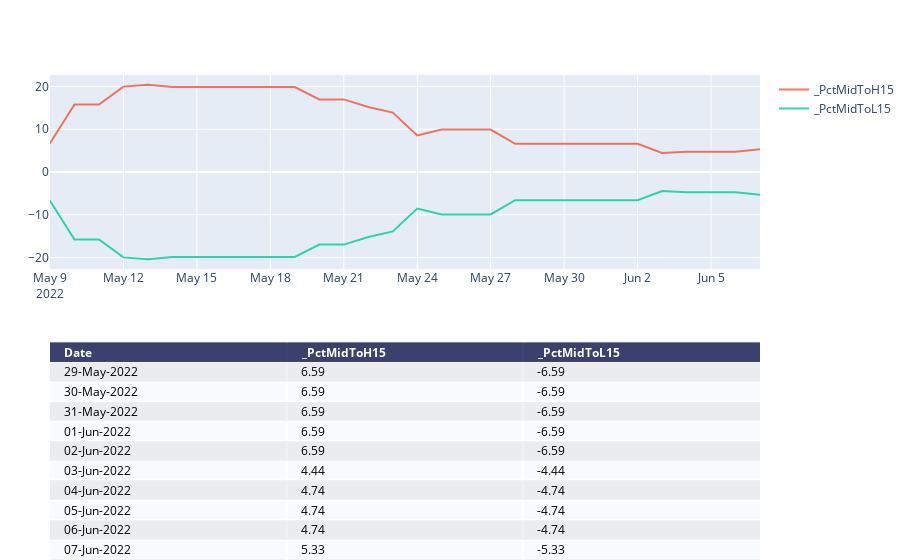

Notebook source saved alongside this figure:
### Code cell
chartTitle3=f"{symbol}_PCT-Mid-HH"
print(chartTitle1)
# colsToPlot=[  x for  x  in list_cols if x.startswith('_X') and ( x.startswith('_XMid')==False) ]
colsToPlot=[  x for  x  in list_cols if x.startswith('_PctMidTo') ]
fig=manage_chart(df,colsToPlot,"",'')

pio.write_image(fig, f"{report_path}\\{chartTitle3}.png")
fig

### Figure 1 — Plotly figure (JSON) as saved in the notebook; plotly's stock layout.template omitted (floating-point values rounded to 4 significant figures)
{"data": [{"colorscale": [[0, "#00083e"], [0.5, "#ededee"], [1, "#ffffff"]], "hoverinfo": "none", "opacity": 0.75, "showscale": false, "type": "heatmap", "z": [[0, 0, 0], [0.5, 0.5, 0.5], [1, 1, 1], [0.5, 0.5, 0.5], [1, 1, 1], [0.5, 0.5, 0.5], [1, 1, 1], [0.5, 0.5, 0.5], [1, 1, 1], [0.5, 0.5, 0.5], [1, 1, 1]]}, {"name": "_PctMidToH15", "opacity": 0.8, "type": "scatter", "x": ["2022-05-09T00:00:00", "2022-05-10T00:00:00", "2022-05-11T00:00:00", "2022-05-12T00:00:00", "2022-05-13T00:00:00", "2022-05-14T00:00:00", "2022-05-15T00:00:00", "2022-05-16T00:00:00", "2022-05-17T00:00:00", "2022-05-18T00:00:00", "2022-05-19T00:00:00", "2022-05-20T00:00:00", "2022-05-21T00:00:00", "2022-05-22T00:00:00", "2022-05-23T00:00:00", "2022-05-24T00:00:00", "2022-05-25T00:00:00", "2022-05-26T00:00:00", "2022-05-27T00:00:00", "2022-05-28T00:00:00", "2022-05-29T00:00:00", "2022-05-30T00:00:00", "2022-05-31T00:00:00", "2022-06-01T00:00:00", "2022-06-02T00:00:00", "2022-06-03T00:00:00", "2022-06-04T00:00:00", "2022-06-05T00:00:00", "2022-06-06T00:00:00", "2022-06-07T00:00:00"], "xaxis": "x2", "y": [6.71, 15.78, 15.78, 19.98, 20.43, 19.89, 19.89, 19.89, 19.89, 19.89, 19.89, 16.99, 16.99, 15.21, 13.91, 8.57, 9.93, 9.93, 9.93, 6.59, 6.59, 6.59, 6.59, 6.59, 6.59, 4.44, 4.74, 4.74, 4.74, 5.33], "yaxis": "y2"}, {"name": "_PctMidToL15", "opacity": 0.8, "type": "scatter", "x": ["2022-05-09T00:00:00", "2022-05-10T00:00:00", "2022-05-11T00:00:00", "2022-05-12T00:00:00", "2022-05-13T00:00:00", "2022-05-14T00:00:00", "2022-05-15T00:00:00", "2022-05-16T00:00:00", "2022-05-17T00:00:00", "2022-05-18T00:00:00", "2022-05-19T00:00:00", "2022-05-20T00:00:00", "2022-05-21T00:00:00", "2022-05-22T00:00:00", "2022-05-23T00:00:00", "2022-05-24T00:00:00", "2022-05-25T00:00:00", "2022-05-26T00:00:00", "2022-05-27T00:00:00", "2022-05-28T00:00:00", "2022-05-29T00:00:00", "2022-05-30T00:00:00", "2022-05-31T00:00:00", "2022-06-01T00:00:00", "2022-06-02T00:00:00", "2022-06-03T00:00:00", "2022-06-04T00:00:00", "2022-06-05T00:00:00", "2022-06-06T00:00:00", "2022-06-07T00:00:00"], "xaxis": "x2", "y": [-6.71, -15.78, -15.78, -19.98, -20.43, -19.89, -19.89, -19.89, -19.89, -19.89, -19.89, -16.99, -16.99, -15.21, -13.91, -8.57, -9.93, -9.93, -9.93, -6.59, -6.59, -6.59, -6.59, -6.59, -6.59, -4.44, -4.74, -4.74, -4.74, -5.33], "yaxis": "y2"}], "layout": {"annotations": [{"align": "left", "font": {"color": "#ffffff"}, "showarrow": false, "text": "<b>Date</b>", "x": -0.45, "xanchor": "left", "xref": "x", "y": 0, "yref": "y"}, {"align": "left", "font": {"color": "#ffffff"}, "showarrow": false, "text": "<b>_PctMidToH15</b>", "x": 0.55, "xanchor": "left", "xref": "x", "y": 0, "yref": "y"}, {"align": "left", "font": {"color": "#ffffff"}, "showarrow": false, "text": "<b>_PctMidToL15</b>", "x": 1.55, "xanchor": "left", "xref": "x", "y": 0, "yref": "y"}, {"align": "left", "font": {"color": "#000000"}, "showarrow": false, "text": "29-May-2022", "x": -0.45, "xanchor": "left", "xref": "x", "y": 1, "yref": "y"}, {"align": "left", "font": {"color": "#000000"}, "showarrow": false, "text": "6.59", "x": 0.55, "xanchor": "left", "xref": "x", "y": 1, "yref": "y"}, {"align": "left", "font": {"color": "#000000"}, "showarrow": false, "text": "-6.59", "x": 1.55, "xanchor": "left", "xref": "x", "y": 1, "yref": "y"}, {"align": "left", "font": {"color": "#000000"}, "showarrow": false, "text": "30-May-2022", "x": -0.45, "xanchor": "left", "xref": "x", "y": 2, "yref": "y"}, {"align": "left", "font": {"color": "#000000"}, "showarrow": false, "text": "6.59", "x": 0.55, "xanchor": "left", "xref": "x", "y": 2, "yref": "y"}, {"align": "left", "font": {"color": "#000000"}, "showarrow": false, "text": "-6.59", "x": 1.55, "xanchor": "left", "xref": "x", "y": 2, "yref": "y"}, {"align": "left", "font": {"color": "#000000"}, "showarrow": false, "text": "31-May-2022", "x": -0.45, "xanchor": "left", "xref": "x", "y": 3, "yref": "y"}, {"align": "left", "font": {"color": "#000000"}, "showarrow": false, "text": "6.59", "x": 0.55, "xanchor": "left", "xref": "x", "y": 3, "yref": "y"}, {"align": "left", "font": {"color": "#000000"}, "showarrow": false, "text": "-6.59", "x": 1.55, "xanchor": "left", "xref": "x", "y": 3, "yref": "y"}, {"align": "left", "font": {"color": "#000000"}, "showarrow": false, "text": "01-Jun-2022", "x": -0.45, "xanchor": "left", "xref": "x", "y": 4, "yref": "y"}, {"align": "left", "font": {"color": "#000000"}, "showarrow": false, "text": "6.59", "x": 0.55, "xanchor": "left", "xref": "x", "y": 4, "yref": "y"}, {"align": "left", "font": {"color": "#000000"}, "showarrow": false, "text": "-6.59", "x": 1.55, "xanchor": "left", "xref": "x", "y": 4, "yref": "y"}, {"align": "left", "font": {"color": "#000000"}, "showarrow": false, "text": "02-Jun-2022", "x": -0.45, "xanchor": "left", "xref": "x", "y": 5, "yref": "y"}, {"align": "left", "font": {"color": "#000000"}, "showarrow": false, "text": "6.59", "x": 0.55, "xanchor": "left", "xref": "x", "y": 5, "yref": "y"}, {"align": "left", "font": {"color": "#000000"}, "showarrow": false, "text": "-6.59", "x": 1.55, "xanchor": "left", "xref": "x", "y": 5, "yref": "y"}, {"align": "left", "font": {"color": "#000000"}, "showarrow": false, "text": "03-Jun-2022", "x": -0.45, "xanchor": "left", "xref": "x", "y": 6, "yref": "y"}, {"align": "left", "font": {"color": "#000000"}, "showarrow": false, "text": "4.44", "x": 0.55, "xanchor": "left", "xref": "x", "y": 6, "yref": "y"}, {"align": "left", "font": {"color": "#000000"}, "showarrow": false, "text": "-4.44", "x": 1.55, "xanchor": "left", "xref": "x", "y": 6, "yref": "y"}, {"align": "left", "font": {"color": "#000000"}, "showarrow": false, "text": "04-Jun-2022", "x": -0.45, "xanchor": "left", "xref": "x", "y": 7, "yref": "y"}, {"align": "left", "font": {"color": "#000000"}, "showarrow": false, "text": "4.74", "x": 0.55, "xanchor": "left", "xref": "x", "y": 7, "yref": "y"}, {"align": "left", "font": {"color": "#000000"}, "showarrow": false, "text": "-4.74", "x": 1.55, "xanchor": "left", "xref": "x", "y": 7, "yref": "y"}, {"align": "left", "font": {"color": "#000000"}, "showarrow": false, "text": "05-Jun-2022", "x": -0.45, "xanchor": "left", "xref": "x", "y": 8, "yref": "y"}, {"align": "left", "font": {"color": "#000000"}, "showarrow": false, "text": "4.74", "x": 0.55, "xanchor": "left", "xref": "x", "y": 8, "yref": "y"}, {"align": "left", "font": {"color": "#000000"}, "showarrow": false, "text": "-4.74", "x": 1.55, "xanchor": "left", "xref": "x", "y": 8, "yref": "y"}, {"align": "left", "font": {"color": "#000000"}, "showarrow": false, "text": "06-Jun-2022", "x": -0.45, "xanchor": "left", "xref": "x", "y": 9, "yref": "y"}, {"align": "left", "font": {"color": "#000000"}, "showarrow": false, "text": "4.74", "x": 0.55, "xanchor": "left", "xref": "x", "y": 9, "yref": "y"}, {"align": "left", "font": {"color": "#000000"}, "showarrow": false, "text": "-4.74", "x": 1.55, "xanchor": "left", "xref": "x", "y": 9, "yref": "y"}, {"align": "left", "font": {"color": "#000000"}, "showarrow": false, "text": "07-Jun-2022", "x": -0.45, "xanchor": "left", "xref": "x", "y": 10, "yref": "y"}, {"align": "left", "font": {"color": "#000000"}, "showarrow": false, "text": "5.33", "x": 0.55, "xanchor": "left", "xref": "x", "y": 10, "yref": "y"}, {"align": "left", "font": {"color": "#000000"}, "showarrow": false, "text": "-5.33", "x": 1.55, "xanchor": "left", "xref": "x", "y": 10, "yref": "y"}], "autosize": true, "margin": {"b": 0, "l": 50, "r": 0, "t": 75}, "title": {"text": ""}, "xaxis": {"autorange": true, "dtick": 1, "gridwidth": 2, "range": [-0.5, 2.5], "showticklabels": false, "tick0": -0.5, "ticks": "", "zeroline": false}, "xaxis2": {"anchor": "y2", "autorange": true, "range": ["2022-05-09", "2022-06-07"], "type": "date"}, "yaxis": {"autorange": true, "domain": [0, 0.45], "dtick": 1, "gridwidth": 2, "range": [10.5, -0.5], "showticklabels": false, "tick0": 0.5, "ticks": "", "zeroline": false}, "yaxis2": {"anchor": "x2", "autorange": true, "domain": [0.6, 1], "range": [-22.7, 22.7], "title": {"text": ""}, "type": "linear"}}}
